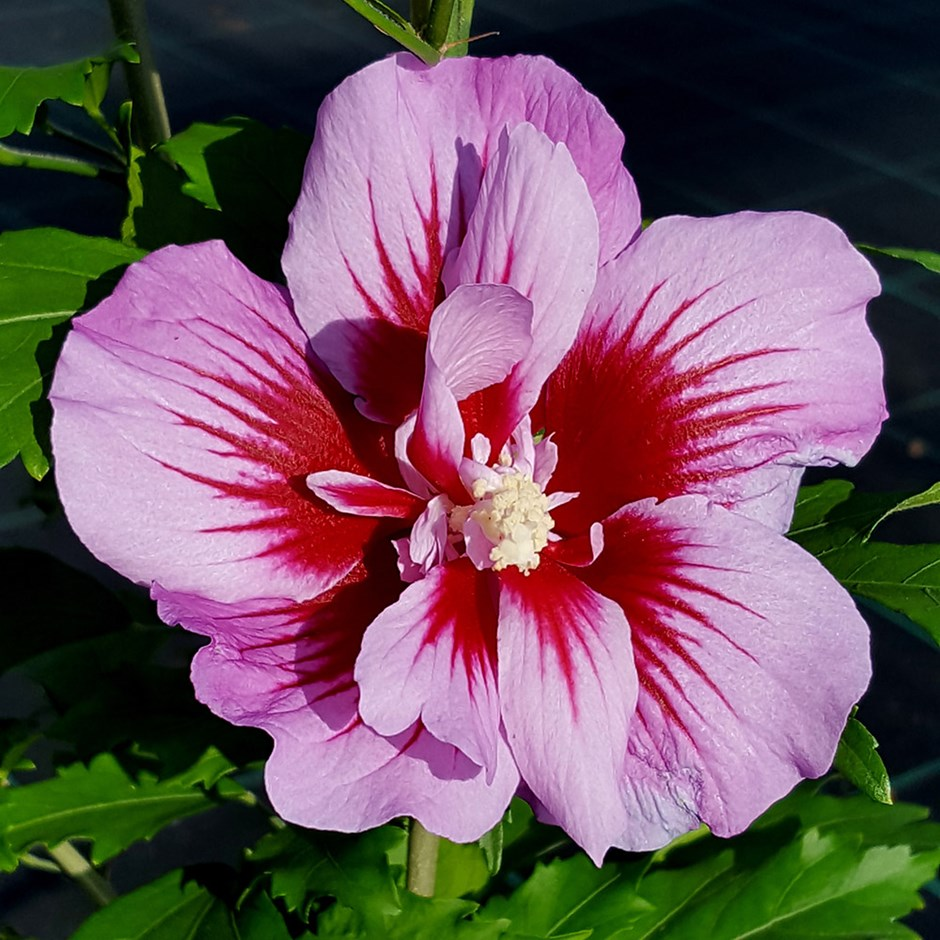
#> input picture openCV_tutorials/hibiscus.jpg, 940 x 940 px
$ jupyter execute --allow-errors Untitled.ipynb   (shell and % lines are left out)   (older library calls are emulated)
#> lines starting #> are read from the running program, lines starting #| are printed output that depends on the picture; after the words box and inside, x2 and y2 are one past the last pixel; in counts of white or black regions, pixels touching at a corner belong together; pictures that were not available may be replaced by others from this repository, and a replacement may not be noted
[cell 1]
import cv2
import matplotlib.pyplot as plt
import numpy as np
import os
os.system("source activate root")
shape=cv2.imread("hibiscus.jpg")
#> shape is the input picture: shape (940, 940, 3); mean B, G, R 93, 83.1, 109.5
#> (the rest of this cell did not finish here and is left out)

[cell 2]
def im(image,name="image"):
    cv2.imshow(name,image)
    cv2.waitKey(0)
    cv2.destroyAllWindows()

[cell 3]
hsv=cv2.cvtColor(shape,cv2.COLOR_BGR2HSV)
#> hsv: shape (940, 940, 3); mean H, S, V 111.1, 152.7, 122.4
plt.imshow(hsv)

[cell 4]
black=np.zeros((1000,1000,3),np.uint8)
cv2.rectangle(black,(100,900),(700,500),(255,0,0),-1)
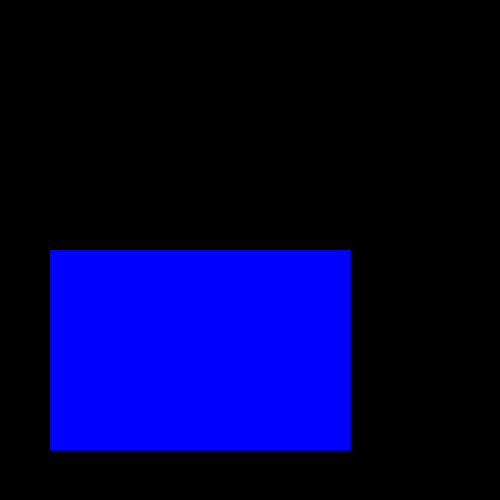
#> black: shape (1000, 1000, 3) (shown at 1/2 size); mean of channels 0, 1, 2 61.5, 0, 0; drawn as B, G, R
cv2.rectangle(black,(60,60),(500,500),(100,100,0),-1)
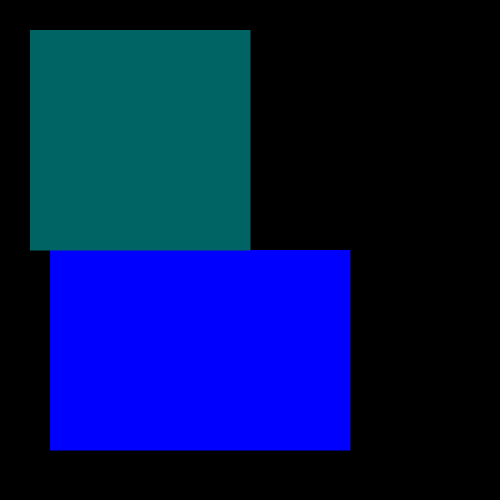
#> black: shape (1000, 1000, 3) (shown at 1/2 size); 19.45% of pixels changed, all inside (x1, y1, x2, y2) = (60, 60, 501, 501); drawn as B, G, R
plt.imshow(black)

[cell 5]
#black=res
import cv2
import matplotlib.pyplot as plt
import numpy as np
import os
lines=[]
def center_of_contour(x_c):
    M=cv2.moments(x_c)
    return (int(M['m10']/M['m00']+1),int(M['m01']/M['m00']+1))
def x_cord_contour(x_c):
    if cv2.contourArea(x_c) >9:
        return center_of_contour(x_c)[0]

def image_color_track(black):
    gray=cv2.cvtColor(black,cv2.COLOR_RGB2GRAY)
    can=cv2.Canny(gray,3,20)
    con_img,contours,hierarchy=cv2.findContours(can,cv2.RETR_EXTERNAL,cv2.CHAIN_APPROX_SIMPLE)
    cv2.drawContours(black,contours,-1,(0,255,0),5)
    lines.append(center_of_contour(contours[0]))
    if len(lines)>0:
        for i in range(len(lines)-1):
            cv2.line(black,lines[i],lines[i+1],(255,255,255),3)
    return black

[cell 6]
plt.imshow(black)

[cell 7]
#black=res
import cv2
import matplotlib.pyplot as plt
import numpy as np
import os
lines=[]
def center_of_contour(x_c):
    M=cv2.moments(x_c)
    #print(M['m00'])
    return (int(M['m10']/(M['m00'])),int(M['m01']/(M['m00'])))
def x_cord_contour(x_c):
    if cv2.contourArea(x_c) >9:
        return center_of_contour(x_c)[0]

def image_color_track(black,image):
    gray=cv2.cvtColor(black,cv2.COLOR_RGB2GRAY)
    can=cv2.Canny(gray,3,20)
    con_img,contours,hierarchy=cv2.findContours(can,cv2.RETR_EXTERNAL,cv2.CHAIN_APPROX_SIMPLE)

    try:
        sorted_cont=sorted(contours,key=cv2.contourArea,reverse=True)
        cv2.drawContours(black,sorted_cont[0],-1,(0,255,0),5)
        try:
            lines.append((center_of_contour(sorted_cont[0])+lines[-1])/2)
        except:
            lines.append((center_of_contour(sorted_cont[0])))
    finally:
        if len(lines)>50:
            lines.pop(0)
        if len(lines)>0:
            for i in range(len(lines)-1):
                cv2.line(image,lines[i],lines[i+1],(255,255,255),3)
        return black
def color_extractor(image):
    #hsv=cv2.cvtColor(image,cv2.COLOR_BGR2HSV)
    hsv=image
    lower_lim=np.array([0,0,0],dtype='uint8')
    upper_lim=np.array([10,1,255],dtype='uint8')
    mask=cv2.inRange(hsv,lower_lim,upper_lim)
    res=cv2.bitwise_and(hsv,hsv,mask=mask)
    kernel=np.ones((5,5),np.uint8)
    res=cv2.dilate(res,kernel,iterations=1)
    res=cv2.blur(res,(8,8))
    #return res
    return image_color_track(res,image)

[cell 8]
black[100][100]=(0,0,0)
#> black: shape (1000, 1000, 3); under 0.01% of pixels changed, all inside (x1, y1, x2, y2) = (100, 100, 101, 101)
print(black[100][10])
#| [0 0 0]
plt.imshow(black)
print(black.shape)
#| (1000, 1000, 3)

[cell 9]
## TESTING
for j in range(10):
    for i in range(700):
        black[i][j]=(0,0,0)
# [4 lines of commented-out code are left out]
plt.imshow(black)

[cell 10]
cap = cv2.VideoCapture('http://172.16.18.113:4747/video')
# VideoCapture cap
# cap.open(192.168.1.180/?action=stream?dummy=param.mjpg)
# fourcc = cv2.VideoWriter_fourcc(*'XVID')
# out = cv2.VideoWriter('output.avi',fourcc, 20.0, (640,480))


if (cap.isOpened()== False):
  print("Error opening video stream or file")

# Read until video is completed
while(cap.isOpened()):
  # Capture frame-by-frame
  ret, frame = cap.read()
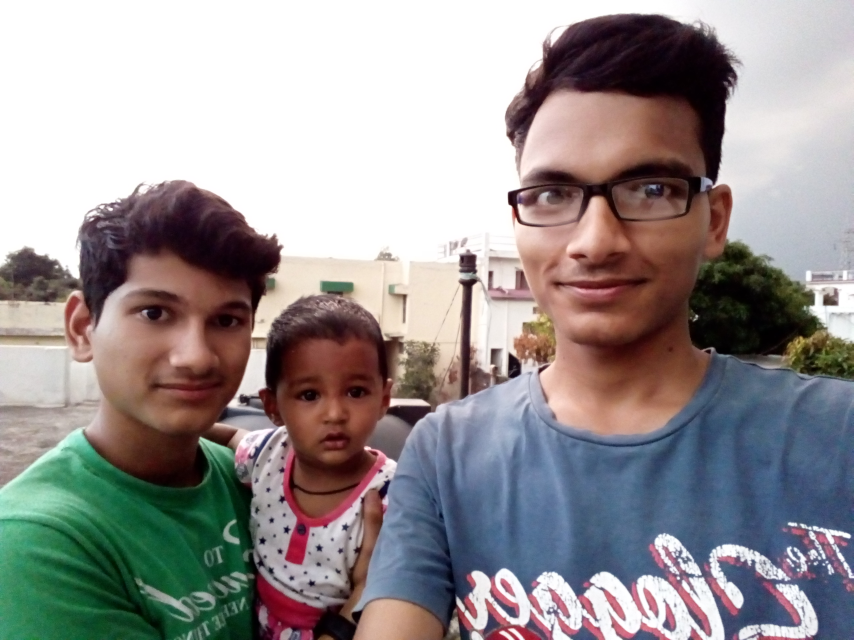
#> input picture openCV_tutorials/me_image.jpg, 2560 x 1920 px, given in place of video, which was not available (shown at 1/3 size)
#> frame is the input picture: shape (1920, 2560, 3); mean B, G, R 146.1, 145.8, 151.5
  if ret == True:

    # Display the resulting frame
    cv2.imshow('Frame',color_extractor(frame))
#> in color_extractor, `mask=cv2.inRange(hsv,lower_lim,upper_lim)`:
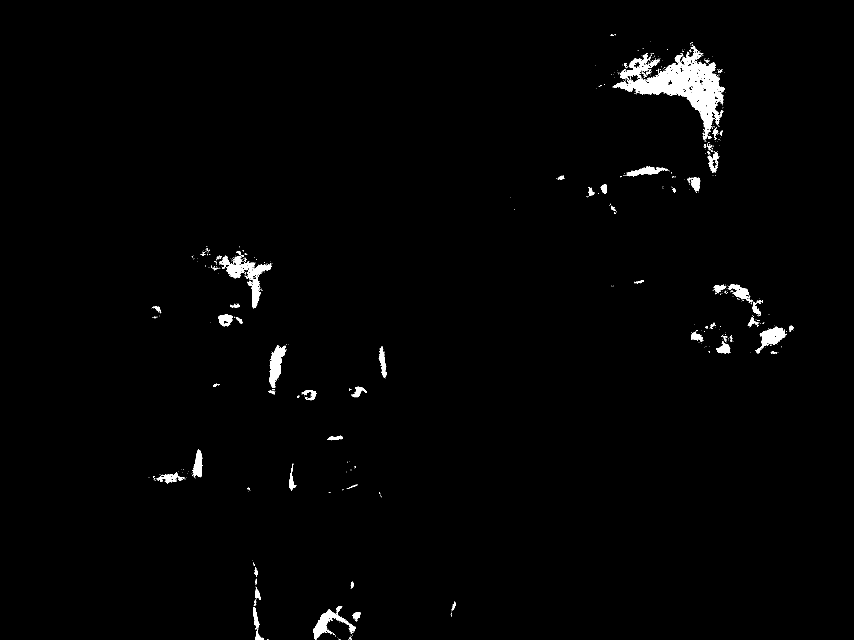
#> mask: shape (1920, 2560) (shown at 1/3 size); 1.3% white; 702 white regions (623 under 20 px), largest, box (x1, y1, x2, y2) and area: (1838, 152, 2174, 422) 24865, (658, 767, 815, 925) 5598, (807, 1036, 859, 1163) 3213
#> in image_color_track, `gray=cv2.cvtColor(black,cv2.COLOR_RGB2GRAY)`:
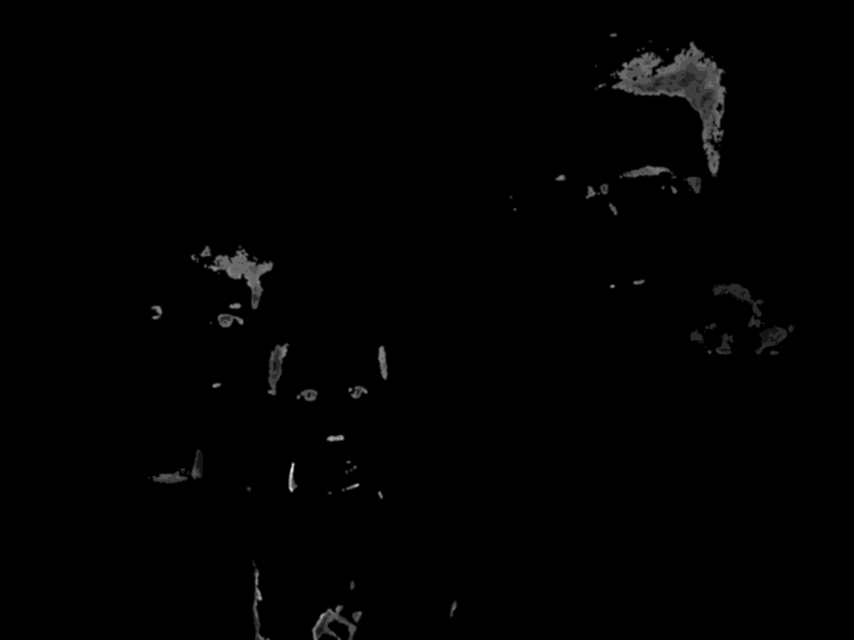
#> gray: shape (1920, 2560) (shown at 1/3 size); min 0, max 12, mean 0.0826; drawn with min black and max white
#> in image_color_track, `can=cv2.Canny(gray,3,20)`:
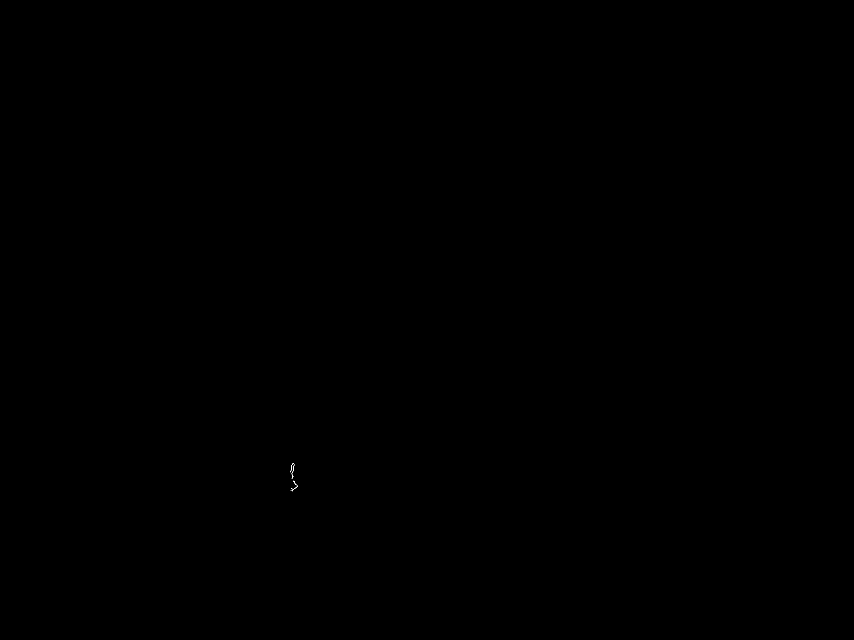
#> can: shape (1920, 2560) (shown at 1/3 size); 0% white in thin lines or dots, all inside (x1, y1, x2, y2) = (871, 1390, 892, 1474)
#> in image_color_track, `con_img,contours,hierarchy=cv2.findContours(can,cv2.RETR_EXTERNAL,cv2...`: contours = 4 contours, all with area under 20
#> in center_of_contour, `M=cv2.moments(x_c)`: M = moments, m00 9.5, centre m10/m00, m01/m00 = (882.7, 1456.1)

    # Press Q on keyboard to  exit
    if cv2.waitKey(25) & 0xFF == ord('q'):
#> (key q is pressed here)
      break

  # Break the loop
  else:
    break

# When everything done, release the video capture object
cap.release()

# Closes all the frames
cv2.destroyAllWindows()

[cell 11]
import cv2
cap=cv2.VideoCapture(0)
while True:
    ret,frame=cap.read()
    frame=cv2.flip(frame,1)
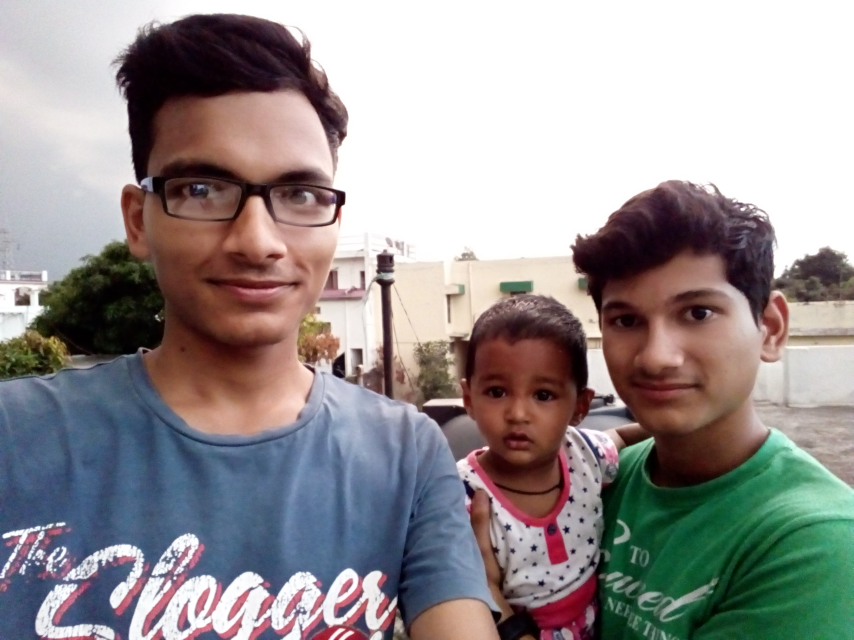
#> frame: shape (1920, 2560, 3) (shown at 1/3 size); mean B, G, R 146.1, 145.8, 151.5
    #frame=cv2.convertScaleAbs(frame)
    cv2.imshow("skecth",color_extractor(frame))
#> in color_extractor (call 2), `mask=cv2.inRange(hsv,lower_lim,upper_lim)`:
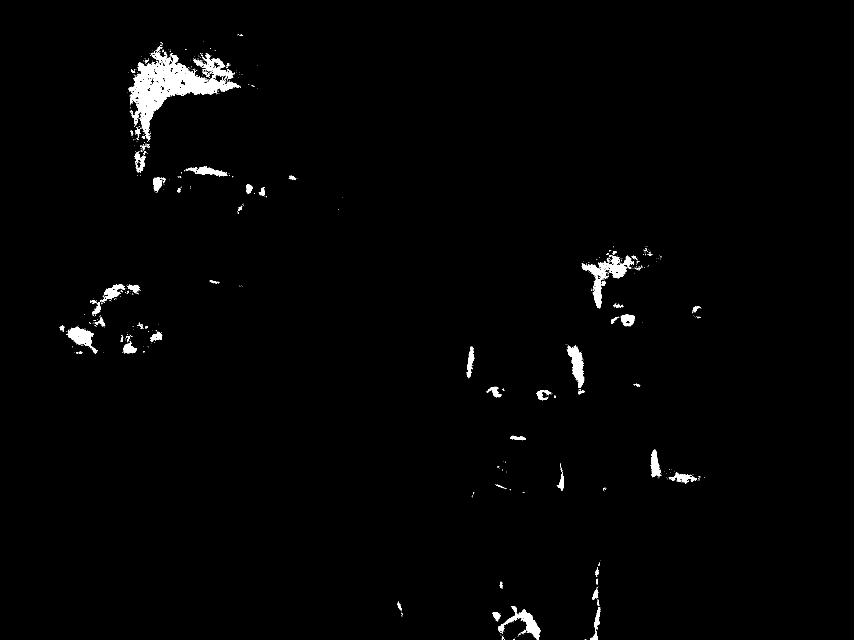
#> mask: shape (1920, 2560) (shown at 1/3 size); 1.3% white; 702 white regions (623 under 20 px), largest, box (x1, y1, x2, y2) and area: (386, 152, 722, 422) 24865, (1745, 767, 1902, 925) 5598, (1701, 1036, 1753, 1163) 3213
#> in image_color_track (call 2), `gray=cv2.cvtColor(black,cv2.COLOR_RGB2GRAY)`:
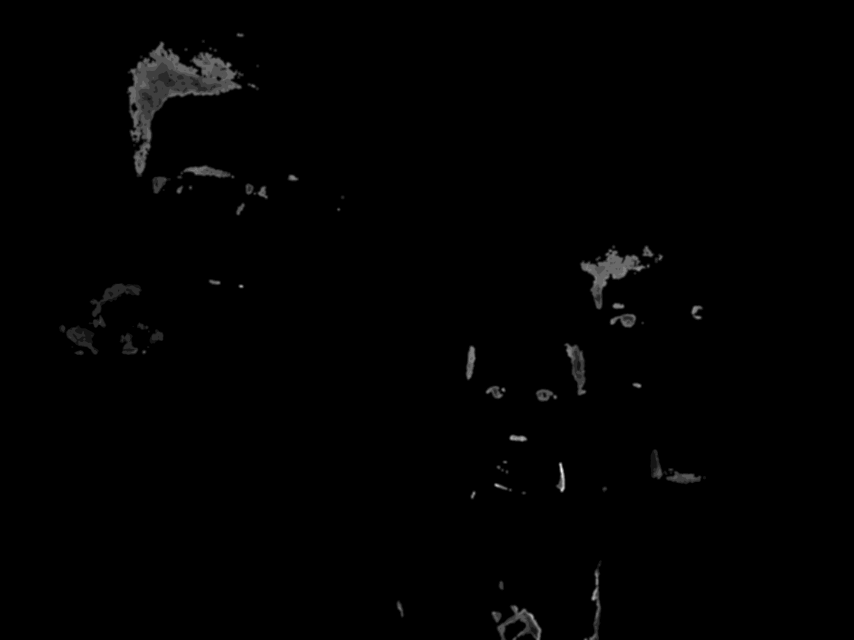
#> gray: shape (1920, 2560) (shown at 1/3 size); min 0, max 12, mean 0.0826; drawn with min black and max white
#> in image_color_track (call 2), `can=cv2.Canny(gray,3,20)`: can: shape (1920, 2560); 0% white in thin lines or dots, all inside (x1, y1, x2, y2) = (1669, 1385, 1689, 1474)
#> the loop in image_color_track (call 2), `for i in range(len(lines)-1):` made 1 pass
    if cv2.waitKey(1) & 0xFF ==ord('q') :
#> (key q is pressed here)
        break
cap.release()
cv2.destroyAllWindows()

[cell 12]
plt.imshow(color_extractor(frame))
#> in image_color_track (call 3), `can=cv2.Canny(gray,3,20)`: can: shape (1920, 2560); 0% white in thin lines or dots, all inside (x1, y1, x2, y2) = (1672, 1385, 1689, 1474)
